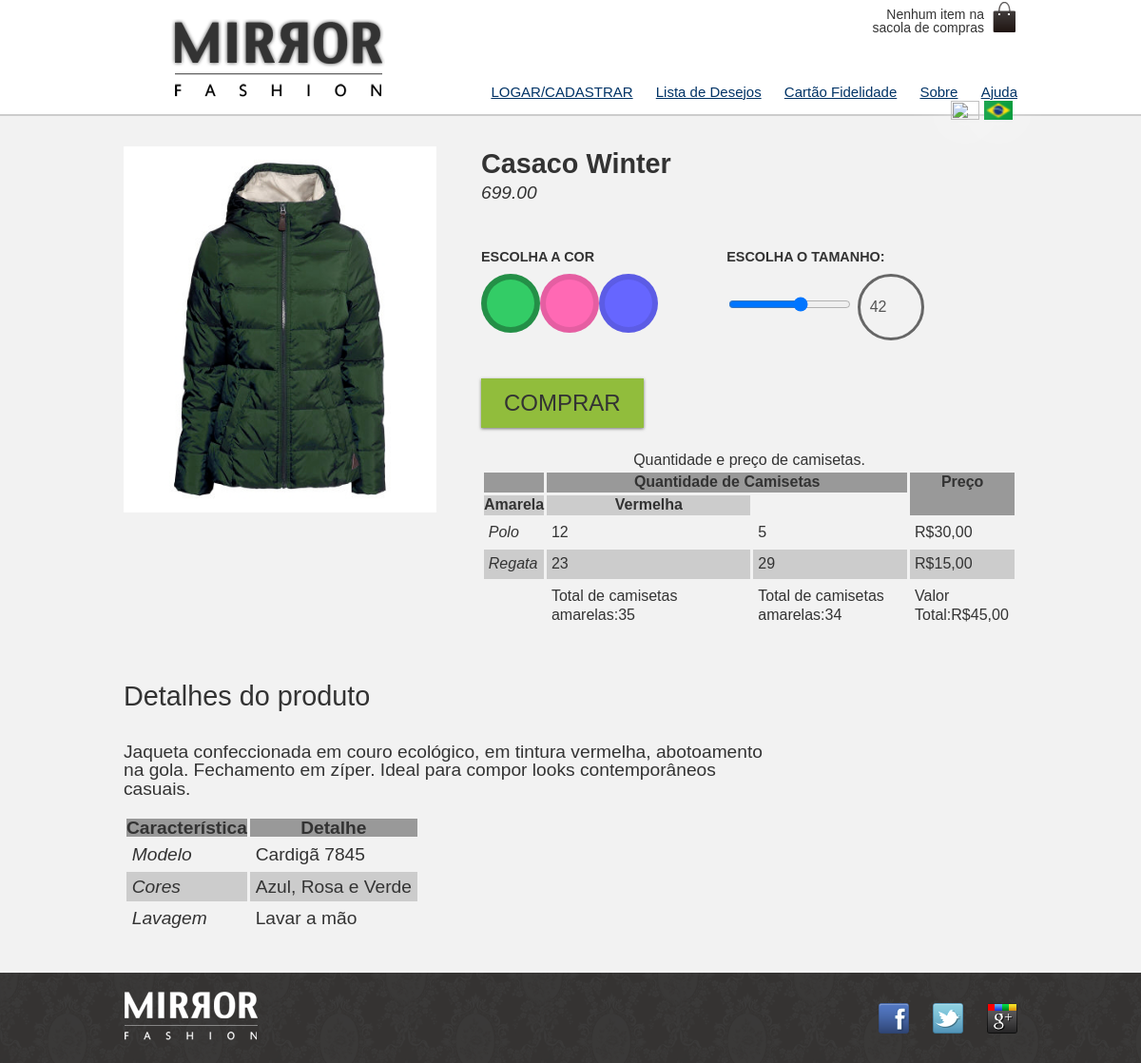
Screenshot of /produto.php?id=4 with the database file from the repository.
### tables this page shows
CREATE TABLE `produtos` (
  `id` int(11) NOT NULL,
  `nome` varchar(255) DEFAULT NULL,
  `preco` decimal(10,2) DEFAULT NULL,
  `descricao` text DEFAULT NULL,
  `type` varchar(20) NOT NULL,
  `data` date DEFAULT NULL,
  `vendas` int(11) DEFAULT NULL
);

### produto.php (the view, shortened to what this page needs)
<?php
$conexao = mysqli_connect("127.0.0.1","root","","wd43");
$dados = mysqli_query($conexao,"SELECT * FROM produtos WHERE id=".$_GET['id']);
$produtos = mysqli_fetch_array($dados);
$cabecalho_css='<link rel="stylesheet" type="text/css" href="css/produto.css">';
include("cabecalho.php");
?>
<div class="produto-back">
<div class="container">
<div class="produto">
<h1><?= $produtos['nome']?></h1>
<p><?= $produtos['preco']?></p>
<form action="checkout.php" method="POST">
<fieldset class="cores">
<legend>Escolha a cor</legend>
<label for="verde" >
<img src="img/produtos/foto<?= $produtos['id']?>-verde.png" alt="Produto na cor verde">
</label>
</fieldset>
<fieldset class="tamanhos">
<legend>Escolha o Tamanho:</legend>
<input type="range" min="36" max="46" step="2" name="tamanho" id="tamanho">
<output	for="tamanho" name="valortamanho" id="valortamanho">42 </output>
</fieldset>
<input type="submit" class="comprar" value="Comprar">
</form>
<table>
<caption>Quantidade e preço de camisetas.</caption>
<colgroup>
<col width="10%">
<col width="40%">
<col width="30%">
<col width="20%">
</colgroup>
<thead>
<tr>
<th rowpan="2"></th>
<th colspan="2">Quantidade de Camisetas</th>
<th rowspan="2">Preço</th>
</tr>
<tr>
<th>Amarela</th>
<th>Vermelha</th>
</tr>
</thead>
<tfoot>
<tr>
<td>
<td>Total de camisetas amarelas:35</td>
<td>Total de camisetas amarelas:34</td>
<td>Valor Total:R$45,00</td>
</tr>
</tfoot>
<tbody>
<tr>
<td>Polo</td>
<td>12</td>
<td>5</td>
<td>R$30,00</td>
</tr>
<tr>
<td>Regata</td>
<td>23</td>
<td>29</td>
<td>R$15,00</td>
</tr>
</tbody>
</table>
</div>
<div class="detalhes">
<h2>Detalhes	do	produto</h2>
<p>
<?= $produtos['descricao']?>
</p>
<table>
<thead>
<tr>
<th>Característica</th>
<th>Detalhe</th>
</tr>
</thead>
<tbody>
<tr>
<td>Modelo</td>
<td>Cardigã 7845</td>
</tr>
<tr>
<td>Cores</td>
<td>Azul, Rosa e Verde</td>
</tr>
<tr>
<td>Lavagem</td>
<td>Lavar a mão</td>
</tr>
</tbody>
</table>
</div>
</div>
</div>
<?php
include("rodape.php")
?>
</body>
</html>

### css/estilos.css (style rules this page uses)
body { color: #333333; font-family: "PT Sans", sans-serif; }
.container { margin: 0 auto; width: 940px; }

### css/produto.css (style rules this page uses)
.tamanhos output { display: inline-block; height:44px; width:44px; line-height:44px; border:3px solid #666; border-radius:50%; color:#555; }
.cores label:after { content: ''; display: block; border: 6px solid rgba(0,0,0,0.1); border-radius: 50%; width: 50px; height: 50px; }
label[for=verde]:after { left:0; background-color:#33cc66; }
.cores label img { display: block; max-width: 100%; }
.cores input:checked + label:after { border:6px solid rgba(0,0,0,0.3); }
.cores { position: relative; padding-top: 80px; }
.cores legend { position:absolute; top:0; left:0; }
fieldset { display:table-column; border:0; }
.produto { color: #333; line-height: 1.3; margin-top: 2em;; }
.produto h1 { font-size:1.8em; font-weight:bold; }
.produto p { font-size:1.2em; font-style:italic; margin-bottom:1em; }
.produto legend { display:block; font:bold 0.9em/2.5 Arial; text-transform:uppercase; }
.comprar { background: #91bd3c; border:none; color:#333; font-size: 1.5em; text-transform:uppercase; box-shadow: 0 1px 3px #777; display:block; padding: 0.5em 1em; margin:1em 0; }
output { width: 60px; height: 60px; border-radius: 50%; border: 1px solid black; padding: 10px; }
@media (min-width:630px) { .produto { position:relative; padding-left:40%; } }
@media (min-width:630px) { .cores { position:static; padding:0; } }
@media (min-width:630px) { .cores legend { position:static; } }
@media (min-width:630px) { .cores label img { position: absolute; top: 0; left: 0; max-width: 35%; max-height: 100%; } }
@media (min-width:630px) { .cores label:after { position: static; float: left; } }
@media (min-width:630px) { fieldset { display:inline-block; vertical-align:top; margin:1em 0; min-width:200px; width:45%; } }
.detalhes { padding:2em 0; }
.detalhes h2 { font-size:1.5em; line-height:2; }
.detalhes p { margin:1em 0; font-size:1em; max-width:36em; }
@media (min-width:500px) { .detalhes { font-size:1.2em; } }
table { border-spacing:0.2em; border-collapse:separate; }
thead { background-color:#999; }
thead th { font-weight:bold; padding:0.3 1em; text-align:center; }
td { padding:0.3em; }
tr:nth-child(2n) { background-color:#ccc; }
td:first-child { font-style:italic; }
.produto-back { background-color:#f2f2f2; margin-top:1em; border-top:2px solid #ccc; }

### css/mobile.css (style rules this page uses)
.container { width: 96%; }
.produto-back { background-color:#f2f2f2; margin-top:1em; border-top:2px solid #ccc; }
.cores label img { border:2px solid #ccc; }

### rows the page displays
produtos: nome "Casaco Winter", preco "699.00", descricao "Jaqueta confeccionada em couro ecológico, em tintura vermelha, abotoamento na gola. Fechamento em zíper. Ideal para compor looks contemporâneos casuais."
